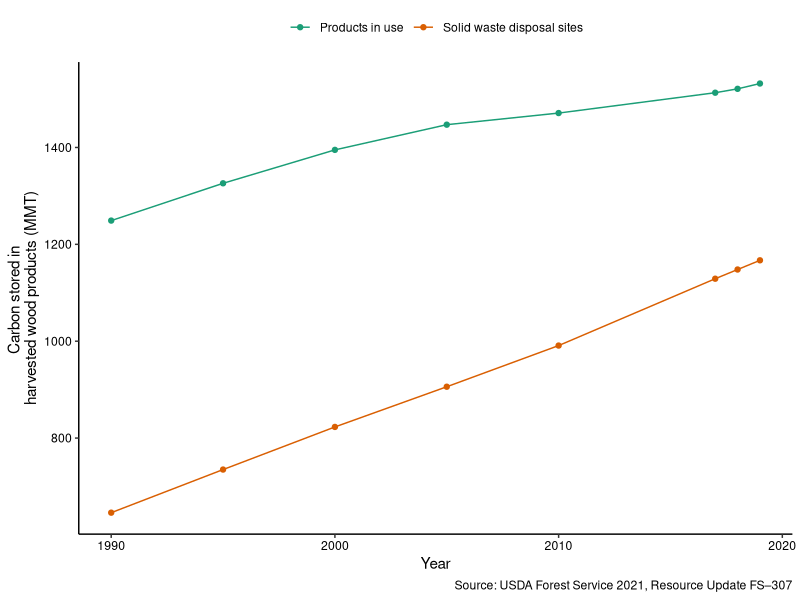
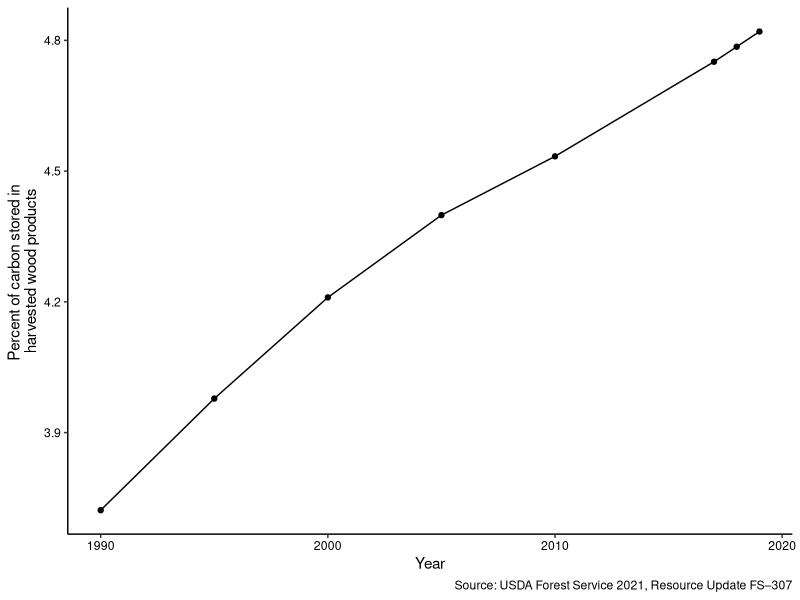

Write R code to recreate these figures, in order.
## ---- chunk 1
# Enter data from https://www.nrs.fs.fed.us/pubs/62418
library(tidyverse)

hwp <- tribble(
  ~Year, ~Pool, ~Value_MMT_C,
  1990, "Harvested wood total", 1895,
  1995, "Harvested wood total", 2061,
  2000, "Harvested wood total", 2218,
  2005, "Harvested wood total", 2353,
  2010, "Harvested wood total", 2462,
  2017, "Harvested wood total", 2642, 
  2018, "Harvested wood total", 2669,
  2019, "Harvested wood total", 2699,
  1990, "Forest total", 50913,
  1995, "Forest total", 51808,
  2000, "Forest total", 52681,
  2005, "Forest total", 53489,
  2010, "Forest total", 54302,
  2017, "Forest total", 55610, 
  2018, "Forest total", 55774,
  2019, "Forest total", 55993,
  1990, "Products in use", 1249,
  1995, "Products in use", 1326,
  2000, "Products in use", 1395,
  2005, "Products in use", 1447,
  2010, "Products in use", 1471,
  2017, "Products in use", 1513, 
  2018, "Products in use", 1521,
  2019, "Products in use", 1532,
  1990, "Solid waste disposal sites", 646,
  1995, "Solid waste disposal sites", 735,
  2000, "Solid waste disposal sites", 823,
  2005, "Solid waste disposal sites", 906,
  2010, "Solid waste disposal sites", 991,
  2017, "Solid waste disposal sites", 1129, 
  2018, "Solid waste disposal sites", 1148,
  2019, "Solid waste disposal sites", 1167
)

hwp.pools <- hwp %>% 
  filter(Pool %in% c("Products in use", "Solid waste disposal sites"))
## ---- chunk 2
p.hwp <- ggplot(hwp.pools, aes(Year, Value_MMT_C, col = Pool)) +
  geom_point() +
  geom_line() +
  labs(y = "Carbon stored in \nharvested wood products (MMT)",
       caption = "Source: USDA Forest Service 2021, Resource Update FS–307") +
  scale_color_brewer(palette="Dark2")+
  theme(panel.background = element_blank(),
        axis.line = element_line(color = "black"),
        axis.text = element_text(color = "black"),
        legend.title = element_blank(),
        legend.position = "top")
p.hwp
## ---- chunk 3
total.pools <- hwp %>% 
  filter(Pool %in% c("Forest total", "Harvested wood total")) %>% 
  pivot_wider(names_from = Pool, values_from = Value_MMT_C) %>% 
  mutate(pct_hwp = (`Harvested wood total`/`Forest total`)*100)

total.pools

total.pools2 <- hwp %>% 
  filter(Pool %in% c("Forest total", "Harvested wood total"))
## ---- chunk 4
# p.hwp.prop <- ggplot(total.pools2, aes(Year, Value_MMT_C, fill = Pool)) +
#   geom_bar(position="stack", stat="identity")+
#   labs(y = "Carbon storage (MMT)") +
#   scale_color_brewer(palette="Dark2")+
#   theme(panel.background = element_blank(),
#         axis.line = element_line(color = "black"),
#         axis.text = element_text(color = "black"),
#         legend.title = element_blank(),
#         legend.position = "top")
# p.hwp.prop


p.hwp.prop <- ggplot(total.pools, aes(Year, pct_hwp)) +
  geom_point() +
  geom_line() +
  labs(y = "Percent of carbon stored in \nharvested wood products",
       caption = "Source: USDA Forest Service 2021, Resource Update FS–307") +
  scale_color_brewer(palette="Dark2")+
  theme(panel.background = element_blank(),
        axis.line = element_line(color = "black"),
        axis.text = element_text(color = "black"),
        legend.title = element_blank(),
        legend.position = "top")
p.hwp.prop
